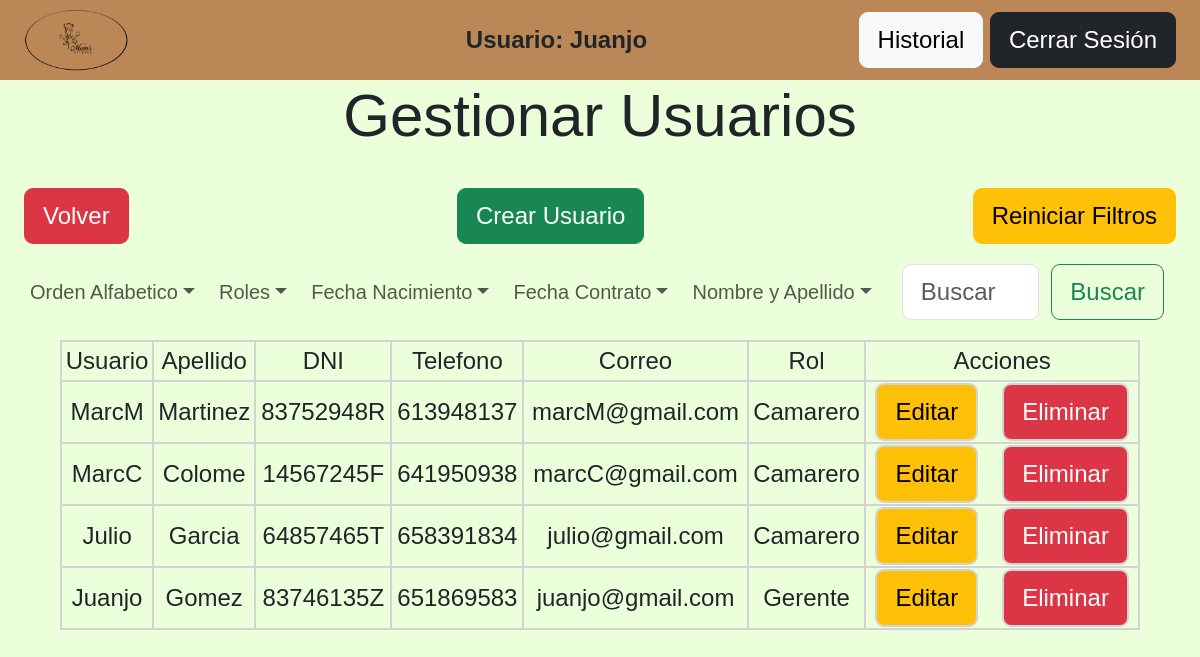
The page /view/admin/gestionarUsuarios.php?orden=desc (signed in) on the database its author committed.
### tables this page shows
CREATE TABLE `usuarios` (
  `id_usuario` INT NOT NULL AUTO_INCREMENT,
  `nombre` VARCHAR(100) NOT NULL,
  `usuario` VARCHAR(50) NOT NULL UNIQUE,
  `apellido` VARCHAR(100) NOT NULL,
  `telefono` VARCHAR(15) NOT NULL,
  `dni` CHAR(9) NOT NULL,
  `direccion` VARCHAR(255) NOT NULL,
  `fecha_nacimiento` DATE NOT NULL,
  `password` VARCHAR(255) NOT NULL,
  `email` VARCHAR(255) NOT NULL,
  `fecha_creacion` TIMESTAMP DEFAULT CURRENT_TIMESTAMP,
  `id_rol` INT NOT NULL,
  PRIMARY KEY (`id_usuario`)
);

CREATE TABLE `roles` (
  `id_rol` INT NOT NULL AUTO_INCREMENT,
  `nombre_rol` VARCHAR(45) NOT NULL,
  PRIMARY KEY (`id_rol`)
);

### procesos/filtrosGerente.php (called while the page is built)
<?php
    try{
        require_once '../../procesos/conexion.php';
        if (isset($_GET['orden']) && ($_GET['orden'] == "asc" || $_GET['orden'] == "desc")) {
            $orden = trim($_GET['orden']);
            $sqlOrden = "SELECT * FROM usuarios u
                        INNER JOIN roles r ON u.id_rol = r.id_rol
                        ORDER BY u.usuario $orden";
            $stmtResultado = $conn->prepare($sqlOrden);
        } else if (isset($_GET['rol'])) {
            $rol = trim($_GET['rol']);
            $sqlRol = "SELECT * FROM usuarios u
                        INNER JOIN roles r ON u.id_rol = r.id_rol
                        WHERE u.id_rol = :id_rol";
            $stmtResultado = $conn->prepare($sqlRol);
            $stmtResultado->bindParam(':id_rol', $rol, PDO::PARAM_INT);
            $_SESSION['empleado'] = htmlspecialchars(trim($rol));
        } else if(isset($_GET['fechaContrato'])) {
            $fechaContrato = htmlspecialchars(trim($_GET['fechaContrato']));
            $sqlFechaContrato = "SELECT * FROM usuarios u
                                INNER JOIN roles r ON u.id_rol = r.id_rol
                                WHERE DATE(u.fecha_creacion) = :fecha_contrato";
            if(isset($_SESSION['empleado'])){
                $sqlFechaContrato .= " AND u.id_rol = :id_rol";
            }
            $stmtResultado = $conn->prepare($sqlFechaContrato);
            $stmtResultado->bindParam(':fecha_contrato', $fechaContrato, PDO::PARAM_STR);
            if(isset($_SESSION['empleado'])){
                $stmtResultado->bindParam(':id_rol', $_SESSION['empleado'], PDO::PARAM_INT);
            }
        } else if(isset($_GET['fechaNacimiento'])){
            $fechaNacimiento = htmlspecialchars(trim($_GET['fechaNacimiento']));
            $sqlFechaDeNacimiento = "SELECT * FROM usuarios u
                                    INNER JOIN roles r ON u.id_rol = r.id_rol
                                    WHERE fecha_nacimiento = :fecha_nacimiento";
            if(isset($_SESSION['empleado'])){
                $sqlFechaDeNacimiento .= " AND r.id_rol = :id_rol";
            }
            $stmtResultado = $conn->prepare($sqlFechaDeNacimiento);
            $stmtResultado->bindParam(':fecha_nacimiento', $fechaNacimiento, PDO::PARAM_STR);
            if(isset($_SESSION['empleado'])){
                $stmtResultado->bindParam(':id_rol', $_SESSION['empleado'], PDO::PARAM_INT);
            }
        } else if(isset($_GET['nombre']) || isset($_GET['apellido'])){
            $nombre = htmlspecialchars(trim($_GET['nombre']));
            $apellido = htmlspecialchars(trim($_GET['apellido']));
            $nombreConcatenado = "%$nombre%";
            $apellidoConcatenado = "%$apellido%";
            $sqlEmpleado = "SELECT * FROM usuarios u
                            INNER JOIN roles r ON u.id_rol = r.id_rol
                            WHERE u.nombre LIKE :nombre AND u.apellido LIKE :apellido";
            if(isset($_SESSION['empleado'])){
                $sqlEmpleado.= " AND r.id_rol = :id_rol";
            }
            $stmtResultado = $conn->prepare($sqlEmpleado);
            $stmtResultado->bindParam(':nombre',$nombreConcatenado, PDO::PARAM_STR);
            $stmtResultado->bindParam(':apellido',$apellidoConcatenado, PDO::PARAM_STR);
            if(isset($_SESSION['empleado'])){
                $stmtResultado->bindParam(':id_rol', $_SESSION['empleado'], PDO::PARAM_INT);
            }
        } else if(isset($_GET['query'])) {
            $query = trim($_GET['query']);
            $sqlQuery = 'SELECT * FROM usuarios u
                        INNER JOIN roles r ON u.id_rol = r.id_rol
                        WHERE u.usuario LIKE :query1
                        OR u.nombre LIKE :query2
                        OR u.apellido LIKE :query3
                        OR u.email LIKE :query4
                        OR r.nombre_rol LIKE :query5
                        OR u.direccion LIKE :query6
                        OR u.telefono LIKE :query7';
            $stmtResultado = $conn->prepare($sqlQuery);
            $queryConcatenado = "%$query%";
            $stmtResultado->bindParam(':query1', $queryConcatenado, PDO::PARAM_STR);
            $stmtResultado->bindParam(':query2', $queryConcatenado, PDO::PARAM_STR);
            $stmtResultado->bindParam(':query3', $queryConcatenado, PDO::PARAM_STR);
            $stmtResultado->bindParam(':query4', $queryConcatenado, PDO::PARAM_STR);
            $stmtResultado->bindParam(':query5', $queryConcatenado, PDO::PARAM_STR);
            $stmtResultado->bindParam(':query6', $queryConcatenado, PDO::PARAM_STR);
            $stmtResultado->bindParam(':query7', $queryConcatenado, PDO::PARAM_STR);
            $_SESSION['query'] = htmlspecialchars(trim($query));
        } else {
            $sqlUsarios = "SELECT * FROM usuarios u
                            INNER JOIN roles r ON u.id_rol = r.id_rol";
            $stmtResultado = $conn->prepare($sqlUsarios);
        }
        $stmtResultado->execute();
        $resultados = $stmtResultado->fetchAll(PDO::FETCH_ASSOC);
    } catch(PDOException $e){
        echo 'ERROR: ' . $e->getMessage();
        die();
    }

### view/admin/gestionarUsuarios.php (the view, shortened to what this page needs)
<?php
    require_once '../../procesos/conexion.php';
    require_once '../../procesos/filtrosGerente.php'
?>
<!DOCTYPE html>
<html lang="en">
<head>
    <link rel="stylesheet" href="../../css/admin.css">
    <link rel="stylesheet" href="https://cdnjs.cloudflare.com/ajax/libs/bootstrap/5.3.0/css/bootstrap.min.css">
    <link rel="stylesheet" href="https://cdn.jsdelivr.net/npm/sweetalert2@11.14.5/dist/sweetalert2.min.css">
</head>
<body class="body2">
    <header>
        <nav>
            <div id="pequeño2">
                <img src="../../img/logoRestaurante.png" alt="Logo" id="logo2">
            </div>
            <div class="sesionIniciada">
                <p>Usuario: <?php echo $_SESSION['nombre']?></p>
            </div>
            <div class="cerrarSesion">
                <a id="bug" href="../filtros.php">
                    <button type="submit" class="btn btn-light"  id="cerrarSesion">Historial</button>
                </a>
                <a href="../../procesos/logout.php">
                    <button type="submit" class="btn btn-dark" id="cerrarSesion">Cerrar Sesión</button>
                </a>
            </div>
        </nav>
    </header>
    <h1>Gestionar Usuarios</h1>
    <div id="divReiniciar">
        <a href="borrarSesionesAdmin.php?salir=1">
            <button class="btn btn-danger">Volver</button>
        </a>
        <a href="crearUsuario.php">
            <button class="btn btn-success">Crear Usuario</button>
        </a>
        <a href="borrarSesionesAdmin.php?borrar=5">
            <button class="btn btn-warning">Reiniciar Filtros</button>
        </a>
    </div>
    <nav class="navbar navbar-expand-lg barra">
    <div class="container-fluid">
        <div class="collapse navbar-collapse" id="navbarSupportedContent">
            <ul class="navbar-nav me-auto mb-2 mb-lg-0">
                <li class="nav-item dropdown">
                    <a class="nav-link dropdown-toggle enlace-barra" href="#" role="button" data-bs-toggle="dropdown" aria-expanded="false">Orden Alfabetico</a>
                </li>
                <li class="nav-item dropdown">
                    <a class="nav-link dropdown-toggle" href="#" role="button" data-bs-toggle="dropdown" aria-expanded="false">Roles</a>
                </li>
                <li class="nav-item dropdown">
                    <a class="nav-link dropdown-toggle enlace-barra" href="#" role="button" data-bs-toggle="dropdown" aria-expanded="false">Fecha Nacimiento</a>
                </li>
                <li class="nav-item dropdown">
                    <a class="nav-link dropdown-toggle enlace-barra" href="#" role="button" data-bs-toggle="dropdown" aria-expanded="false">Fecha Contrato</a>
                </li>
                <li class="nav-item dropdown">
                    <a class="nav-link dropdown-toggle enlace-barra" href="#" role="button" data-bs-toggle="dropdown" aria-expanded="false">Nombre y Apellido</a>
                </li>
            </ul>
            <form class="d-flex" role="search" method="GET" action="">
                <input class="form-control me-2" type="search" name="query" value="<?php echo isset($_SESSION['query']) ? $_SESSION['query'] : '' ?>" placeholder="Buscar" aria-label="Search">
                <button class="btn btn-outline-success" type="submit">Buscar</button>
            </form>
        </div>
    </div>
    </nav>
    <?php
        if($resultados){
            echo "<table class='tabla-usuarios'>";
            echo "<thead>";
            echo "<tr>";
            echo "<th>Usuario</th>";
            echo "<th>Apellido</th>";
            echo "<th>DNI</th>";
            echo "<th>Telefono</th>";
            echo "<th>Correo</th>";
            echo "<th>Rol</th>";
            echo "<th>Acciones</th>";
            echo "</tr>";
            echo "</thead>";
            echo "<tbody>";
            foreach($resultados as $fila){
                $idUsuario = htmlspecialchars($fila['id_usuario']);
                $nombreUsuario = htmlspecialchars($fila['usuario']);
                $apellidoUsuario = htmlspecialchars($fila['apellido']);
                $dni = htmlspecialchars($fila['dni']);
                $email = htmlspecialchars($fila['email']);
                $telefono = htmlspecialchars($fila['telefono']);
                $rol = htmlspecialchars($fila['nombre_rol']);
                echo "<tr>
                    <td>$nombreUsuario</td>
                    <td>$apellidoUsuario</td>
                    <td>$dni</td>
                    <td>$telefono</td>
                    <td>$email</td>
                    <td>$rol</td>
                    <td>
                        <a href='editarUsuario.php?id=$idUsuario' class='btn btn-warning'>Editar</a>";
                        if($_SESSION['id'] !== $idUsuario){
                        echo "<a href='#' onclick='confirmarEliminacion($idUsuario)' class='btn btn-danger'>Eliminar</a>";
                        }
            }
            echo "</tbody>";
            echo "</table>";
        } else {
            echo "<p>No hay resultados</p>";
        }
    ?>
</body>
</html>

### css/admin.css (style rules this page uses)
* { font-family: "Exo", sans-serif; font-optical-sizing: auto; font-weight: 500; font-style: normal; font-size: 3vh }
body, html { height: 100vh; width: 100vw; overflow-x: hidden }
h1 { text-align: center; }
form { background-color: rgba(255, 255, 255, 0.9); width: 50%; height: 70%; margin: auto; border-radius: 20px; box-shadow: rgba(0, 0, 0, 0.25) 0px 54px 55px, rgba(0, 0, 0, 0.12) 0px -12px 30px, rgba(0, 0, 0, 0.12) 0px 4px 6px, rgba(0, 0, 0, 0.17) 0px 12px 13px, rgba(0, 0, 0, 0.09) 0px -3px 5px; display: flex; }
header { width: 100vw; height: 10vh; background-color: #bb8756; }
.btn-primary, .form-control { width: 90% !important; margin: auto; }
button { margin-top: 3vh !important; margin-bottom: 3vh !important; }
#logo2 { height: auto; width: 45%; }
#pequeño2 { align-content: center; height: 100%; width: 20%; }
.body2 { background-color: #EBFFDB; min-height: 100vh !important; }
nav, ul { height: 100% !important; }
nav { display: flex; justify-content: space-between; align-items: center; margin-right: 2vw; margin-left: 2vw }
ul { margin: 0 !important; padding: 0 !important; display: flex; }
p { font-weight: bolder; }
#cerrarSesion, p { margin: 0 !important; }
.btn-danger { margin-left: 2vw; margin-bottom: 0 !important; }
.barra { height: 12vh !important; padding: 0 !important; margin: 0 !important; background-color: #EBFFDB; }
#bug { color: #bb8756 !important; }
.d-flex { padding-right: 1.5vw; padding-left: 1.5vw; background-color: none !important; box-shadow: none; background-color: transparent; margin-right: 0; margin-left: 0; }
.barra * { font-size: 2.5vh; }
table { width: 90vw; margin-left: 5vw; margin-right: 5vw; }
table * { text-align: center; border: lightgray 2px solid !important; }
#divReiniciar { display: flex; width: 100vw; justify-content: space-between; padding-right: 2vw; height: 10vh !important; }

### rows shown on the page
usuarios: usuario "MarcM", apellido "Martinez", dni "83752948R", telefono "613948137", email "marcM@gmail.com", id_rol.nombre_rol "Camarero"
usuarios: usuario "MarcC", apellido "Colome", dni "14567245F", telefono "641950938", email "marcC@gmail.com", id_rol.nombre_rol "Camarero"
usuarios: usuario "Julio", apellido "Garcia", dni "64857465T", telefono "658391834", email "julio@gmail.com", id_rol.nombre_rol "Camarero"
usuarios: usuario "Juanjo", apellido "Gomez", dni "83746135Z", telefono "651869583", email "juanjo@gmail.com", id_rol.nombre_rol "Gerente"

### other values the page prints
$_SESSION['nombre'] "Juanjo"
